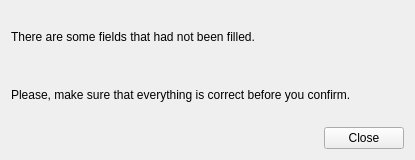
<?xml version="1.0" encoding="UTF-8"?>
<ui version="4.0">
 <class>missingFields_window</class>
 <widget class="QWidget" name="missingFields_window">
  <property name="enabled">
   <bool>true</bool>
  </property>
  <property name="geometry">
   <rect>
    <x>0</x>
    <y>0</y>
    <width>415</width>
    <height>160</height>
   </rect>
  </property>
  <property name="minimumSize">
   <size>
    <width>300</width>
    <height>160</height>
   </size>
  </property>
  <property name="maximumSize">
   <size>
    <width>415</width>
    <height>160</height>
   </size>
  </property>
  <property name="windowTitle">
   <string>Missing Fields </string>
  </property>
  <layout class="QGridLayout" name="MissingFieldsWindowLayout">
   <item row="0" column="0">
    <layout class="QVBoxLayout" name="mainLayout_missingFieldsWindow">
     <item>
      <layout class="QVBoxLayout" name="missingFieldsLayout_missingFieldsWindow">
       <item>
        <widget class="QLabel" name="missingFieldsLabel1_missingFieldsWindow">
         <property name="text">
          <string>There are some fields that had not been filled.</string>
         </property>
        </widget>
       </item>
       <item>
        <widget class="QLabel" name="missingFieldsLabel2_missingFieldsWindow">
         <property name="text">
          <string>Please, make sure that everything is correct before you confirm.</string>
         </property>
        </widget>
       </item>
      </layout>
     </item>
     <item>
      <layout class="QHBoxLayout" name="missingFieldsButtonsLayout_missingFieldsWindow">
       <item>
        <spacer name="missingFieldsButtonsspacer_missingFieldsWindow">
         <property name="orientation">
          <enum>Qt::Horizontal</enum>
         </property>
         <property name="sizeHint" stdset="0">
          <size>
           <width>40</width>
           <height>20</height>
          </size>
         </property>
        </spacer>
       </item>
       <item>
        <widget class="QPushButton" name="missingFieldsCloseButton_missingFieldsWindow">
         <property name="text">
          <string>  Close  </string>
         </property>
        </widget>
       </item>
      </layout>
     </item>
    </layout>
   </item>
  </layout>
 </widget>
 <resources/>
 <connections/>
</ui>
